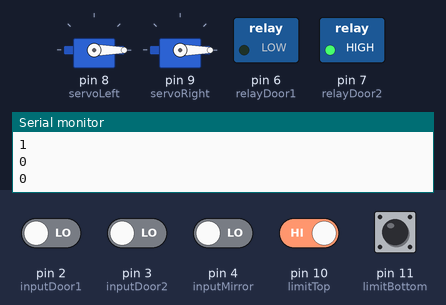
Recording of a sketch running on a simulated Arduino Uno, built with avr-gcc and run on an emulated ATmega328P. Parts: 2 × servo, switched loads named in the sketch (green lamp = pin HIGH), the last lines printed to the serial monitor. The inputs (shaded band) are chosen by the test bench; at power-on: pin 10 (limitTop), pin 11 (limitBottom) HIGH, pin 2 (inputDoor1), pin 3 (inputDoor2), pin 4 (inputMirror) LOW.

Above: at 1.4 s.
1.5 s: pin 4 (inputMirror) driven HIGH
At 2.3 s:
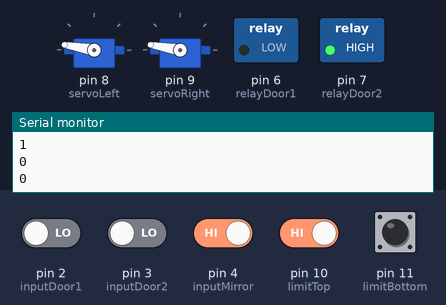
3.0 s: pin 11 (limitBottom) pulled LOW for 0.35 s
At 4.1 s:
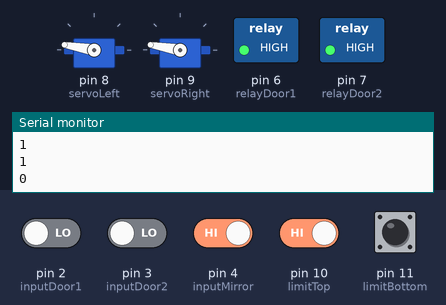
4.8 s: pin 4 (inputMirror) driven LOW
At 5.6 s:
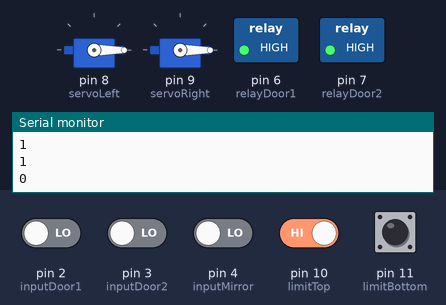
6.5 s: pin 2 (inputDoor1) driven HIGH
At 6.8 s:
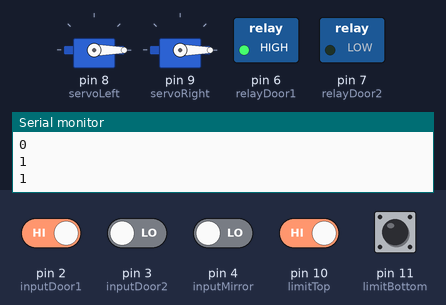
8.0 s: pin 10 (limitTop) driven LOW
At 8.6 s:
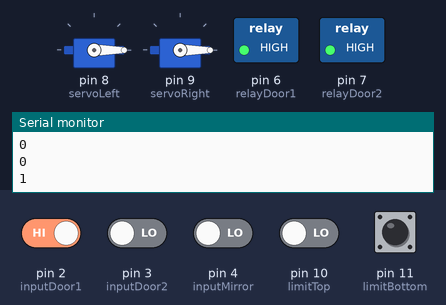
9.7 s: pin 2 (inputDoor1) driven LOW
At 11.0 s:
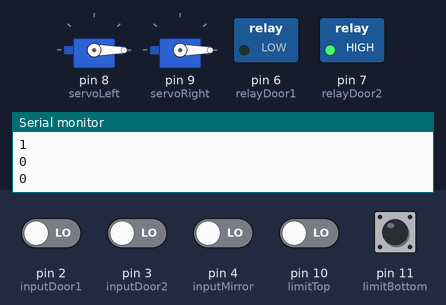
Timing chart, 0 to 12.2 s (numbered marks = the images above; inputs shaded):
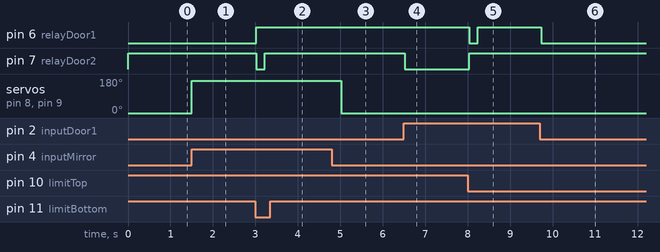

Measured:
- after the input at 1.5 s, servo on pin 8 (servoLeft), servo on pin 9 (servoRight): 0° → 170° at once
- after the input at 3.0 s, pin 6 (relayDoor1): LOW → HIGH at once; pin 7 (relayDoor2): HIGH → LOW at once, → HIGH 0.20 s later
- after the input at 4.8 s, servo on pin 8 (servoLeft), servo on pin 9 (servoRight): 170° → 0° after 0.22 s
- after the input at 6.5 s, pin 7 (relayDoor2): HIGH → LOW at once
- after the input at 8.0 s, pin 6 (relayDoor1): HIGH → LOW at once, → HIGH 0.20 s later; pin 7 (relayDoor2): LOW → HIGH at once
- after the input at 9.7 s, pin 6 (relayDoor1): HIGH → LOW at once

The sketch:

ControlMirror.ino
```cpp
#include <Servo.h>

Servo servoLeft;
Servo servoRight;
int posLeft = 0;
int posRight = 0;

const int relayDoor1 = 6;
const int relayDoor2 = 7;
const int inputDoor1 = 2;
const int inputDoor2 = 3;
const int inputMirror = 4;

int stateMirror = 0;
int stateDoor1 = 0;
int stateDoor2 = 0;
int top = 0;
int bottom = 0;
int check1 = 0;
int check2 = 0;
int check3 = 0;
int check4 = 0;

int limitTop = 10;
boolean limitTopLastState;
boolean limitTopState = HIGH ;

int limitBottom = 11;
boolean limitBottomLastState;
boolean limitBottomState = HIGH ;

void setup()
{
  pinMode(inputDoor1, INPUT);
  pinMode(inputDoor2, INPUT);
  pinMode(inputMirror, INPUT);
  pinMode(limitTop, INPUT);
  pinMode(limitBottom, INPUT);
  pinMode(relayDoor1, OUTPUT);
  pinMode(relayDoor2, OUTPUT);
  servoLeft.attach(8);
  servoRight.attach(9);
  Serial.begin(9600);
}
void loop() {
  stateMirror = digitalRead(inputMirror);
  stateDoor1 = digitalRead(inputDoor1);
  stateDoor2 = digitalRead(inputDoor2);
  top = digitalRead(limitTop);
  bottom = digitalRead(limitBottom);

  if (stateMirror < 2) {
    if (stateMirror == 0) {
      servoLeft.write(0);
      servoRight.write(0);
    }
    else if (stateMirror == 1) {
      servoLeft.write(170);
      servoRight.write(170);
    }
    //Serial.println(stateMirror);
  }

  if ( bottom == LOW && limitBottomLastState == HIGH ) {
    delay (10);
    if (digitalRead(limitBottom) == LOW)limitBottomState = !limitBottomState;
    if (check1 <= 0) check1++;
    else check1 = 0;
  }
  limitBottomLastState = bottom;


  if ( top == LOW && limitTopLastState == HIGH ) {
    delay (10);
    if (digitalRead(limitTop) == LOW)limitTopState = !limitTopState;
    if (check2 <= 0) check2++;
    else check2 = 0;
  }
  limitTopLastState = top;


  if ((check1 == 0) && (check2 == 0) && (check3 == 0) && (check4 == 0) && (stateDoor1 == 0)) {
    digitalWrite(relayDoor1, LOW);
    digitalWrite(relayDoor2, HIGH);
    check3 = 1;
  }
  if ((check1 == 1) && (check2 == 0) && (check3 == 1) && (check4 == 0) && (stateDoor1 == 0)) {
    digitalWrite(relayDoor1, HIGH);
    digitalWrite(relayDoor2, LOW);
    delay(200);
    digitalWrite(relayDoor1, HIGH);
    digitalWrite(relayDoor2, HIGH);
    check4 = 1;
  }
  if ((check1 == 1) && (check2 == 0) && (check3 == 1) && (check4 == 1) && (stateDoor1 == 1)) {
    digitalWrite(relayDoor1, HIGH);
    digitalWrite(relayDoor2, LOW);
    check3 = 0;
    check1 = 0;
  }
  if ((check1 == 0) && (check2 == 1) && (check3 == 0) && (check4 == 1) && (stateDoor1 == 1)) {
    digitalWrite(relayDoor1, LOW);
    digitalWrite(relayDoor2, HIGH);
    delay(200);
    digitalWrite(relayDoor1, HIGH);
    digitalWrite(relayDoor2, HIGH);
    check4 = 0;
    check2 = 0;
  }
  Serial.println(check1);
  Serial.println(check2);
  Serial.println(check3);
  Serial.println(check4);
  Serial.println(stateDoor1);
  Serial.println();
  delay(300);
}
/*if (check <= 1 ) {
   if ((stateDoor1 == 0) && (stateDoor2 == 1)) {
     if (top == 1) {
       digitalWrite(relayDoor1, LOW);
       digitalWrite(relayDoor2, HIGH);
     }
     else {
       digitalWrite(relayDoor1, HIGH);
       digitalWrite(relayDoor2, HIGH);

     }
     else if ((stateDoor1 == 1) && (stateDoor2 == 0)) {
       //if (!digitalRead(limitBottom)) {}
       //else {
       digitalWrite(relayDoor1, HIGH);
       digitalWrite(relayDoor2, LOW);
       delay(500);
       //}
       digitalWrite(relayDoor1, HIGH);
       digitalWrite(relayDoor2, HIGH);
     }
     else if ((stateDoor1 == 0) && (stateDoor2 == 0)) {
       digitalWrite(relayDoor1, LOW);
       digitalWrite(relayDoor2, HIGH);
       delay(500);
       //}
       digitalWrite(relayDoor1, HIGH);
       digitalWrite(relayDoor2, HIGH);
     }
     else if ((stateDoor1 == 1) && (stateDoor2 == 1)) {
       digitalWrite(relayDoor1, HIGH);
       digitalWrite(relayDoor2, LOW);
       delay(500);
       //}
       digitalWrite(relayDoor1, HIGH);
       digitalWrite(relayDoor2, HIGH);
     }
     Serial.println(top); Serial.println(bottom); Serial.println();
 } */
```

Source omitted: batman.c (data table, 93405 bytes), batman2.c (data table, 31359 bytes), rabbit.c (data table, 106132 bytes)
